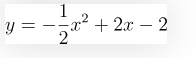
#> input picture ham_bac_2.png, 196 x 58 px
$ python -i preprocess.py   (imports and definitions only)
#> lines starting #> are read from the running program, lines starting #| are printed output that depends on the picture; after the words box and inside, x2 and y2 are one past the last pixel; in counts of white or black regions, pixels touching at a corner belong together
#> further down, picture is the input picture: shape (58, 196, 3); min 0, max 255, mean 244.6
from __future__ import annotations


def preprocess_for_ocr(image):
    try:
        import cv2
        import numpy as np
    except ImportError:
        return image

    array = cv2.cvtColor(np.array(image), cv2.COLOR_RGB2BGR)
    gray = cv2.cvtColor(array, cv2.COLOR_BGR2GRAY)
    height, width = gray.shape[:2]
#> height = 58; width = 196
    scale = 2 if max(width, height) < 1200 else 1
#> scale = 2
    if scale > 1:
        gray = cv2.resize(gray, None, fx=scale, fy=scale, interpolation=cv2.INTER_CUBIC)
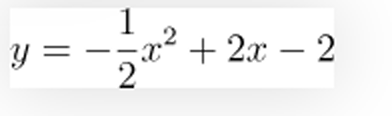
#> gray: shape (116, 392); min 0, max 255, mean 244
    gray = cv2.fastNlMeansDenoising(gray, None, 10, 7, 21)
    gray = cv2.equalizeHist(gray)
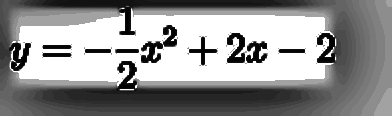
#> gray: shape (116, 392); min 0, max 255, mean 147.3
    binary = cv2.adaptiveThreshold(gray, 255, cv2.ADAPTIVE_THRESH_GAUSSIAN_C, cv2.THRESH_BINARY, 31, 11)
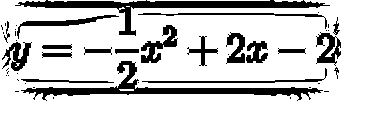
#> binary: shape (116, 392); 80.6% white; 47 black regions (27 under 20 px), largest, box (x1, y1, x2, y2) and area: (15, 0, 330, 36) 2217, (21, 61, 323, 101) 2191, (141, 25, 178, 63) 540
    return binary

>>> import cv2
>>> picture = cv2.cvtColor(cv2.imread('../../../../ham_bac_2.png'), cv2.COLOR_BGR2RGB)
>>> result = preprocess_for_ocr(picture)

$ run again, on hinh_solid_geometry_render.png
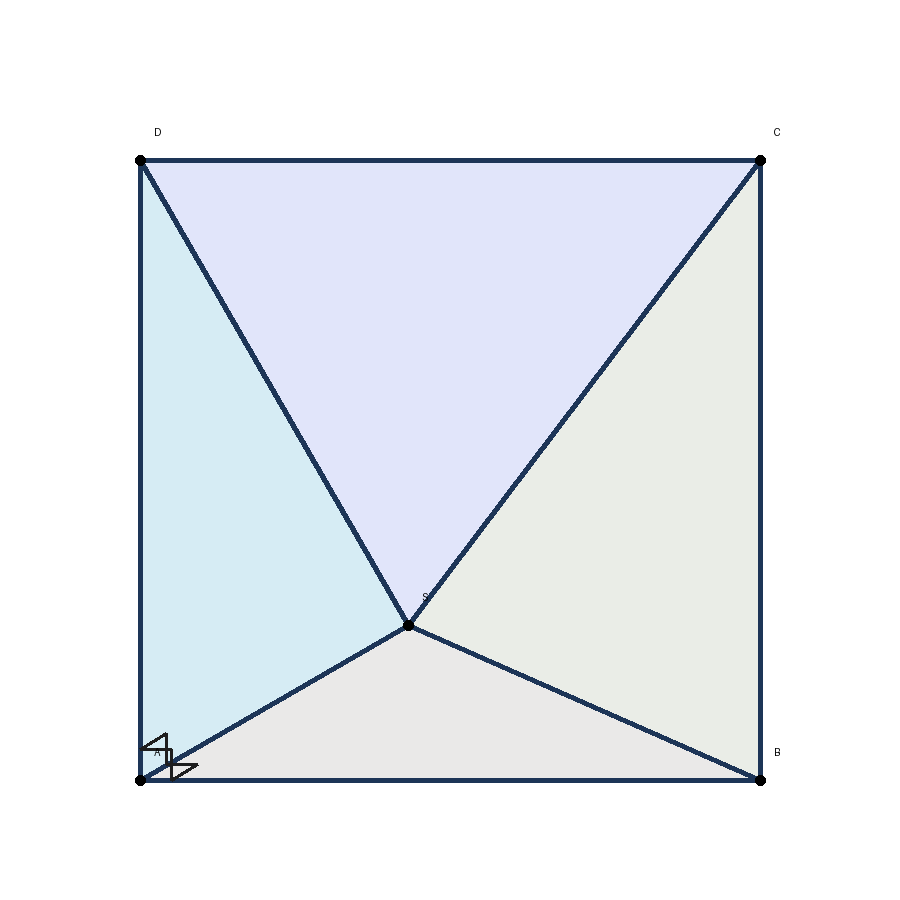
#> input picture hinh_solid_geometry_render.png, 900 x 900 px
#> in preprocess_for_ocr, array is the input picture: shape (900, 900, 3); mean B, G, R 244, 239.5, 235.7
#> in preprocess_for_ocr, `gray = cv2.equalizeHist(gray)`:
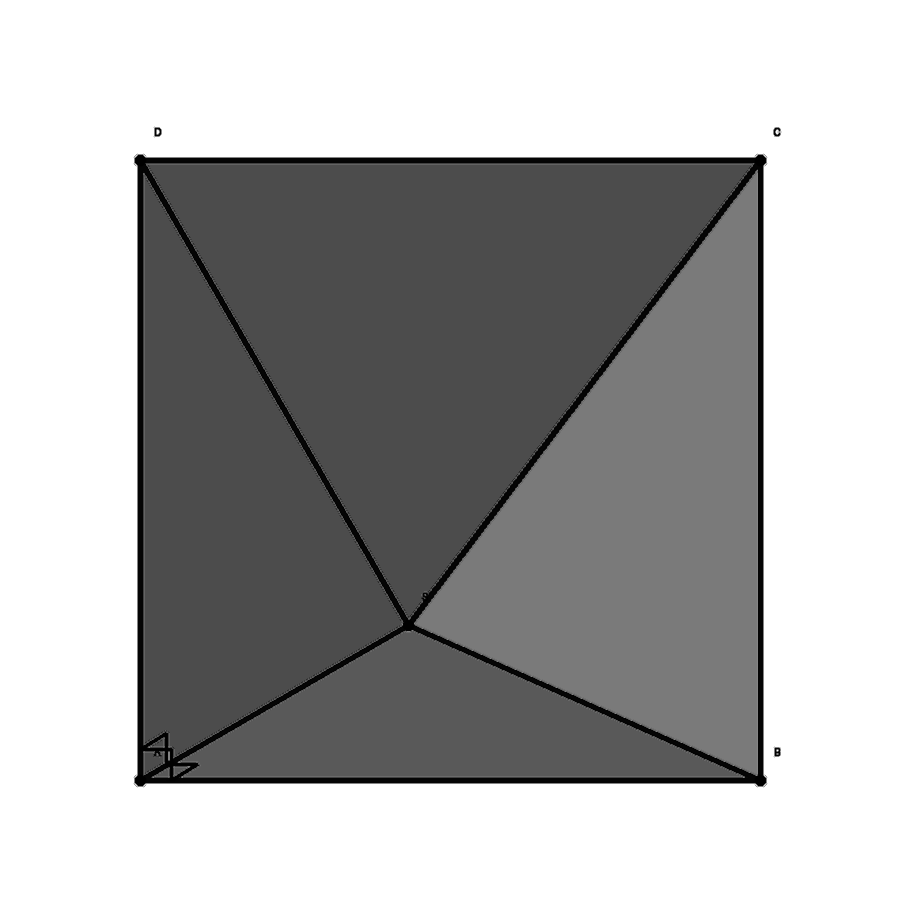
#> gray: shape (1800, 1800) (shown at 1/2 size); min 0, max 255, mean 172.8
#> in preprocess_for_ocr, `binary = cv2.adaptiveThreshold(gray, 255, cv2.ADAPTIVE_THRESH_GAUSSIAN..`:
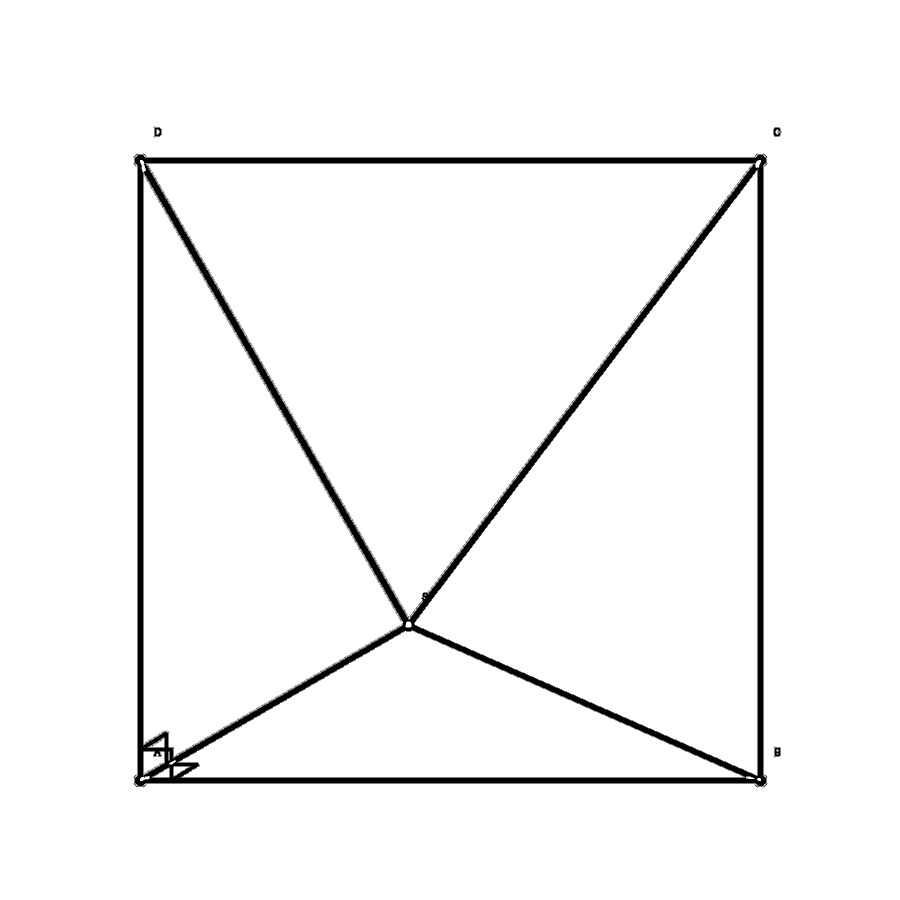
#> binary: shape (1800, 1800) (shown at 1/2 size); 96.6% white; 6 black regions (2 under 20 px), largest, box (x1, y1, x2, y2) and area: (267, 307, 1535, 1575) 110582, (1547, 1493, 1561, 1515) 196, (307, 253, 323, 275) 194, (1547, 255, 1563, 274) 187
